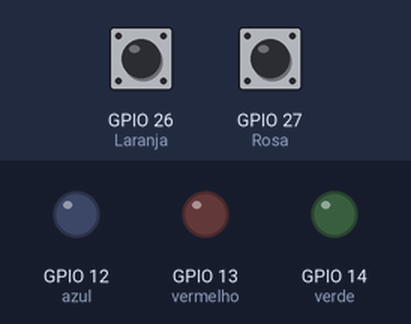
This sketch was run on a simulated ESP32. On the bench: output pins drawn as LEDs (lit = HIGH). Inputs (shaded band) come from the test bench; at power-on: GPIO 26 (Laranja) HIGH, GPIO 27 (Rosa) HIGH.

Above: at 1.2 s.
1.3 s: GPIO 26 (Laranja) pulled LOW for 0.15 s
At 1.37 s:
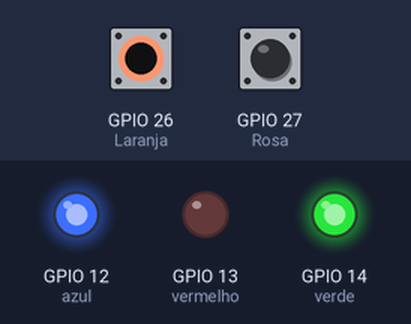
2.9 s: GPIO 26 (Laranja) pulled LOW for 3.2 s
At 7.2 s:
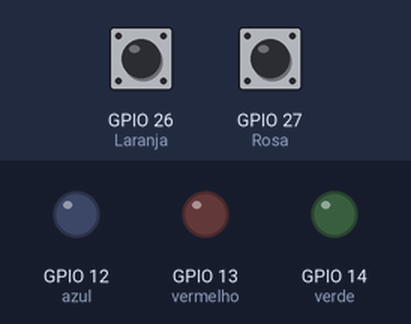
7.6 s: GPIO 27 (Rosa) pulled LOW for 0.15 s
At 7.67 s:
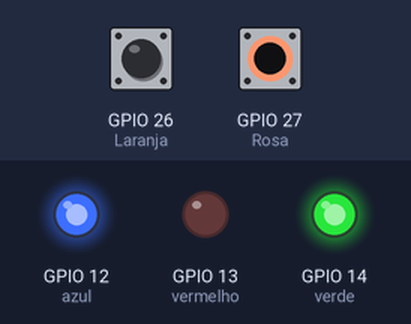
9.2 s: GPIO 27 (Rosa) pulled LOW for 3.2 s
At 13.2 s:
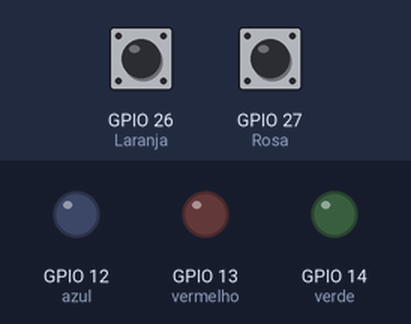
13.9 s: GPIO 26 (Laranja) driven LOW and GPIO 27 (Rosa) driven LOW
At 14.3 s:
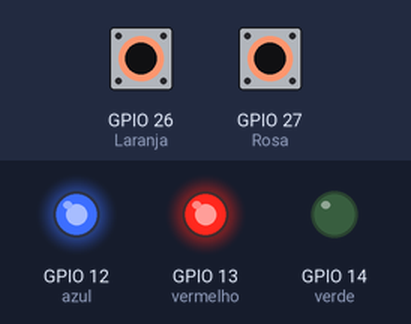
Timing chart, 0 to 16.4 s (numbered marks = the images above; inputs shaded):
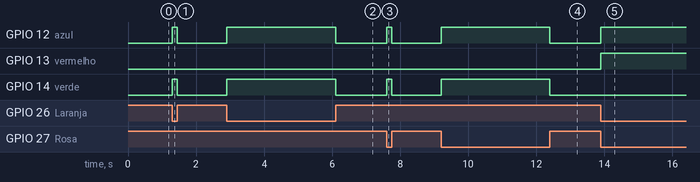

The sketch:

sketch_apr1a.ino
```cpp
void setup() {
  Serial.begin(115200);
  pinMode(12, OUTPUT);//azul
  pinMode(13, OUTPUT);//vermelho
  pinMode(14, OUTPUT);//verde
  pinMode(27, INPUT_PULLUP);//Rosa
  pinMode(26, INPUT_PULLUP);//Laranja
}

void loop() {
  //Operação AND -- LED Vermelho
  digitalWrite(13, !digitalRead(26) & !digitalRead(27));
  //Operação OR  -- LED Azul
  digitalWrite(12, !digitalRead(26) | !digitalRead(27));
  //Operação XOR -- LED Verde
  digitalWrite(14, !digitalRead(26) ^ !digitalRead(27));
}
```

Measured:
- after the input at 1.3 s, GPIO 12 (azul), GPIO 14 (verde): LOW → HIGH at once, → LOW 0.15 s later
- after the input at 2.9 s, GPIO 12 (azul), GPIO 14 (verde): LOW → HIGH at once, → LOW 3.2 s later
- after the input at 7.6 s, GPIO 12 (azul), GPIO 14 (verde): LOW → HIGH at once, → LOW 0.15 s later
- after the input at 9.2 s, GPIO 12 (azul), GPIO 14 (verde): LOW → HIGH at once, → LOW 3.2 s later
- after the input at 13.9 s, GPIO 12 (azul), GPIO 13 (vermelho): LOW → HIGH at once
